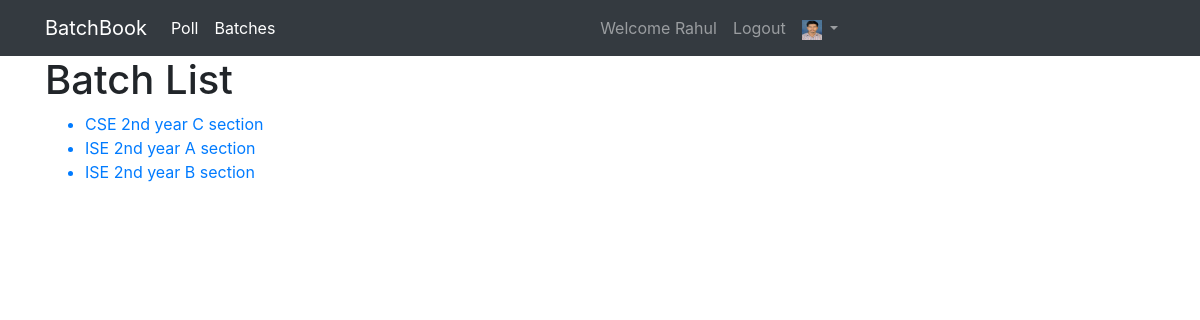
Page /batch/list (signed in) on the committed database.
### accounts/models.py (models this page shows, shortened)
class Student(AbstractBaseUser, PermissionsMixin):
    INFORMATION_SCIENCE = 'ISE'
    COMPUTER_SCIENCE = 'CSE'
    DEPARTMENT = (
        (INFORMATION_SCIENCE, 'Information Science Engg.'),
        (COMPUTER_SCIENCE, 'Computer Science Engg.'),
    )
    YEAR_CHOICES = [(2015, 2015),(2016,2016),(2017, 2017), (2018, 2018), (2019, 2019), (2020, 2020), (2021, 2021)]
    email = models.EmailField(
        "College Email",
        validators = [email_validator,],
        unique=True
    )
    usn = models.CharField(
        max_length=11,
        unique=True,
        validators=[RegexValidator(
            regex=USN_REGEX,
            message='Please enter valid USN.(must be in capital letter)',
            code='usn_err'
        ),]
    )
    first_name = models.CharField(max_length=30, null=True)
    middle_name = models.CharField(max_length=30, blank=True, null=True)
    last_name = models.CharField(max_length=30, null=True)
    dob = models.DateField("date of birth", null=True)
    department = models.CharField(
        max_length=3,
        choices = DEPARTMENT,
        null = True
    )
    profile_img = models.ImageField(
        upload_to=upload_image_path,
        default='profile_pics/default/default.jpg',
    )
    year = models.IntegerField(
        'Year',
        choices=YEAR_CHOICES,
        help_text="Year which you joined the college.",
        null= True
    )
    batch = models.ForeignKey(BatchModel, related_name='students', on_delete=models.CASCADE, null=True)
    is_active = models.BooleanField(default=True)
    is_staff = models.BooleanField('class representative',default=False)
    is_superuser = models.BooleanField('administrator',default=False)
    objects = StudentManager()
    USERNAME_FIELD = 'email'
    REQUIRED_FIELDS = ['usn']
    class Meta:
        verbose_name='student'
        verbose_name_plural='students'

### batch/models.py (models this page shows)
class BatchModel(models.Model):
    INFORMATION_SCIENCE = 'ISE'
    COMPUTER_SCIENCE = 'CSE'
    DEPARTMENT = (
        (INFORMATION_SCIENCE, 'Information Science Engg.'),
        (COMPUTER_SCIENCE, 'Computer Science Engg.'),
    )
    YEAR_CHOICES = [(2015, 2015), (2016, 2016), (2017, 2017),
                    (2018, 2018), (2019, 2019), (2020, 2020)]
    A_SECTION = "A"
    B_SECTION = "B"
    C_SECTION = "C"
    D_SECTION = "D"
    SECTION = (
        (A_SECTION, "A Section"),
        (B_SECTION, "B Section"),
        (C_SECTION, "C Section"),
        (D_SECTION, "D Section"),
    )
    department = models.CharField(max_length=3, choices=DEPARTMENT)
    year = models.IntegerField(choices=YEAR_CHOICES, help_text="Year of joining college")
    section = models.CharField(max_length = 1, choices=SECTION)
    class Meta:
        verbose_name = "Batch"
        verbose_name_plural = "Batches"
        unique_together = ('department', 'year', 'section')
        ordering = ['department', 'year', 'section']
    def get_year(self):
        year = timezone.now().year - self.year + 1
        if(year == 1):
            suffix = "st"
        elif(year == 2):
            suffix = "nd"
        elif(year == 3):
            suffix = "rd"
        else:
            suffix = "th"
        return str(year) + suffix + " year"
    def __str__(self):
        return self.department + " " + self.get_year() + " " + self.section + " section"
    def get_absolute_url(self):
        return reverse('batch:batch_detail', kwargs={
            'department': self.department,
            'year': self.year,
            'section': self.section
        })

### batch/views.py (the view)
class BatchList(ListView):
    model = BatchModel
    context_object_name = 'batches'
    template_name = 'batch/batch_list.html'
    paginate_by = 20

### batch/templates/batch/batch_list.html (shortened to what this page needs)
{% extends parent_template|default:"batch/base_batch.html" %}
{% block content %}
<h1>Batch List</h1>
<div class="batch_list">
    <ul>
        {% for batch in batches %}
        <a href="{{batch.get_absolute_url}}">
            <li>{{batch}}</li>
        </a>
        {% empty %}
        <em>
            No batches present
        </em>
        {% endfor %}
    </ul>
</div>
<div class="row">
    <div class="col-md-8">
    </div>
</div>
{% endblock content %}

### templates/navbar.html (shortened to what this page needs)
<nav class="navbar navbar-expand-lg navbar-dark bg-dark">
    <div class="container">
        <a class="navbar-brand" href="{% url 'index' %}">BatchBook</a>
        <div class="collapse navbar-collapse" id="navbarSupportedContent">
            <ul class="navbar-nav mr-auto">
                <li class="nav-item active">
                    <a class="nav-link" href="{% url 'poll:poll_list' %}">Poll
                    </a>
                </li>
                <li class="nav-item active">
                    <a class="nav-link" href="{% url 'batch:batch_list' %}">Batches
                    </a>
                </li>
            </ul>
            <ul class="navbar-nav mr-auto navbar-right">
                {% if user.is_authenticated %}
                <li class="nav-item">
                    <a href="{% url 'student:profile' %}" class="nav-link">Welcome {{user.first_name}}</a>
                </li>
                <li class="nav-item">
                    <a href="{% url 'student:logout' %}?next={{request.path}}" class="nav-link">Logout</a>
                </li>
                <li class="nav-item dropdown">
                    <a class="nav-link dropdown-toggle" href="#" id="navbarDropdown" role="button" data-toggle="dropdown" aria-haspopup="true"
                        aria-expanded="false">
                        {% if user.is_authenticated %}
                        <img src="{{user.profile_img.url}}" alt="options" width="20" height="20">
                        {% else %}
                        <img src="/media/default/default.jpg" width="20" height="20">
                        {% endif %}
                    </a>
                </li>
                {% endif %}
            </ul>
        </div>
    </div>
</nav>

### rows in the picture
Student: first_name "Rahul", profile_img (picture)
BatchModel: department+year+section "CSE 2nd year C section"
BatchModel: department+year+section "ISE 2nd year A section"
BatchModel: department+year+section "ISE 2nd year B section"
